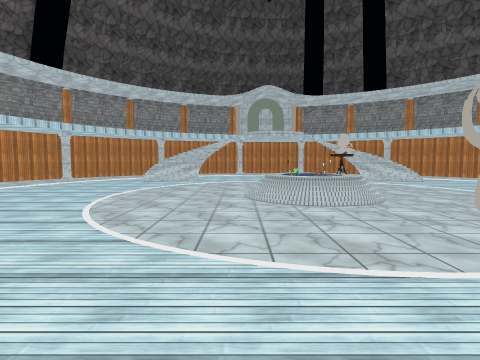
View 1 (above)

15 first-person views from a walk through a scene from a Unity 3-D project. The camera is 1.5 m above the floor, tilts 4° down and sees 80° across. The floor is counted in squares, 2 m on a side. Each view is taken from the middle of a square. On the plan, view 1 faces up. The plan holds only what a view shows up to about 10 squares ahead; the rest is blank. The place goes on beyond the plan. The player character is not drawn. Some surface patterns are stand-ins.

View 2
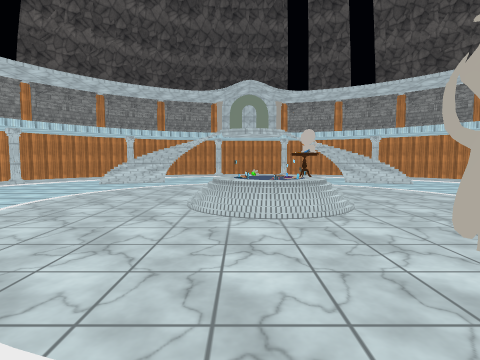

View 3
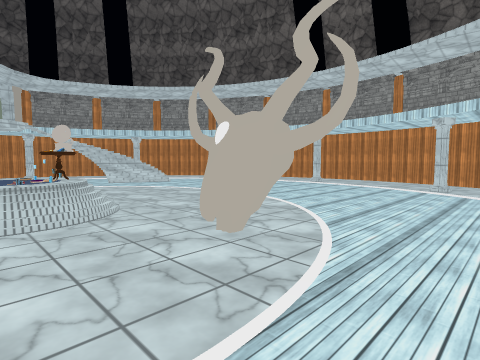

View 4
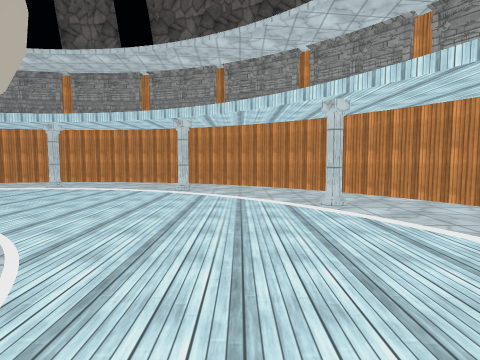

View 5
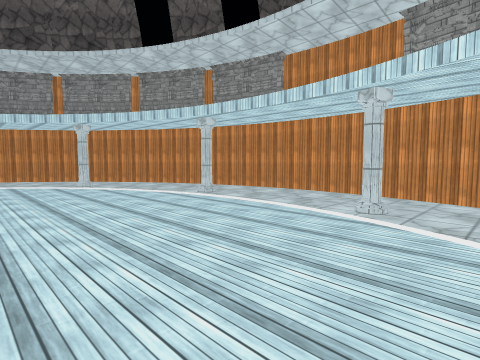

View 6
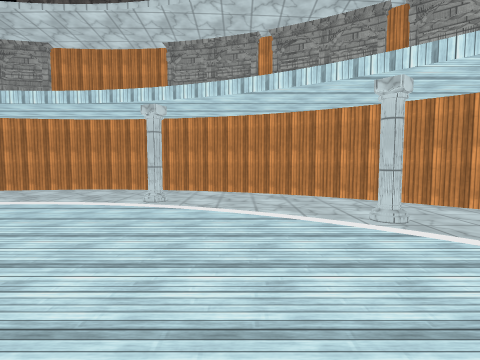

View 7
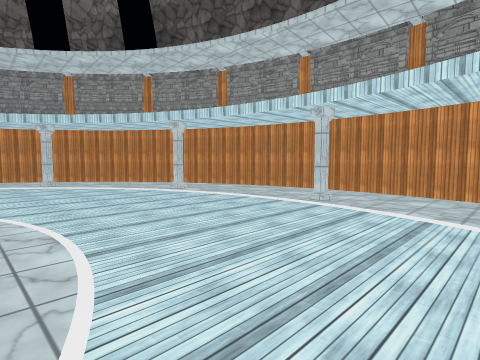

View 8
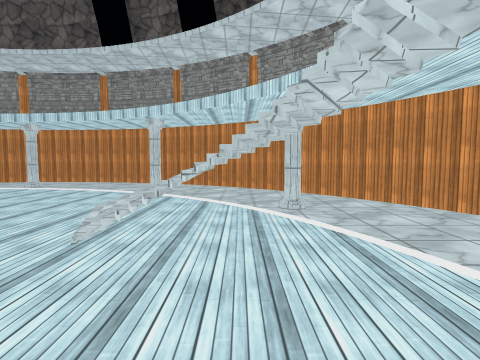

View 9
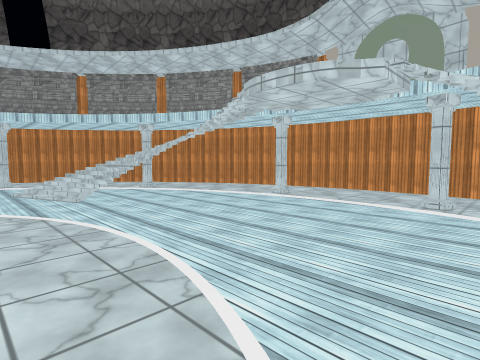

View 10
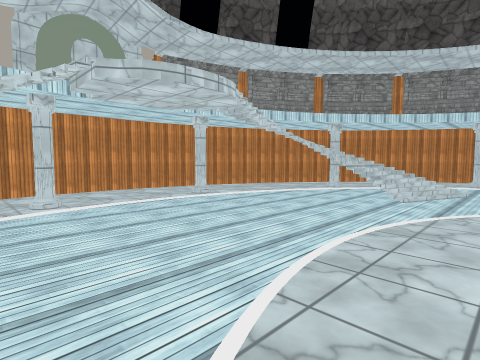

View 11
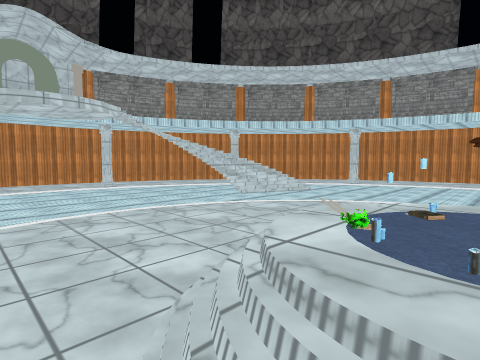

View 12
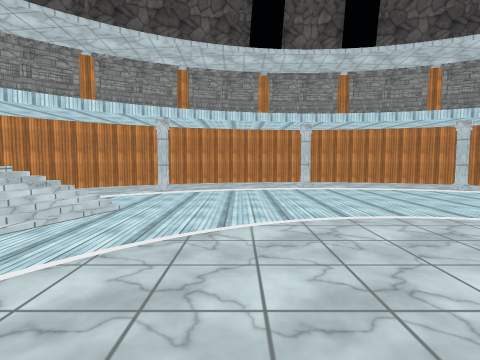

View 13
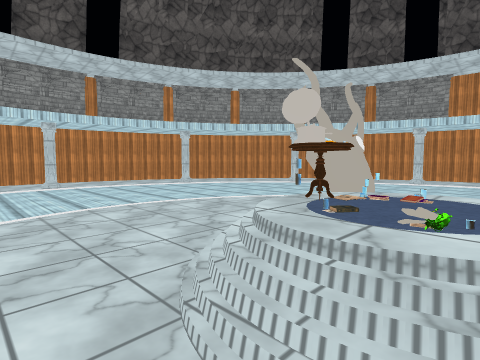

View 14
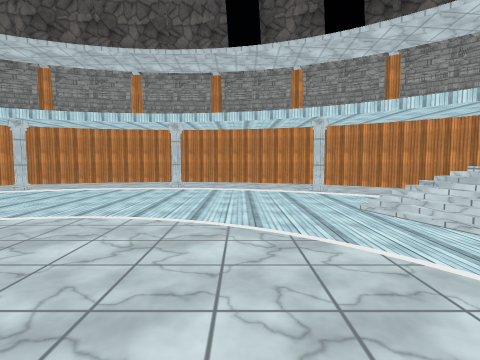

View 15
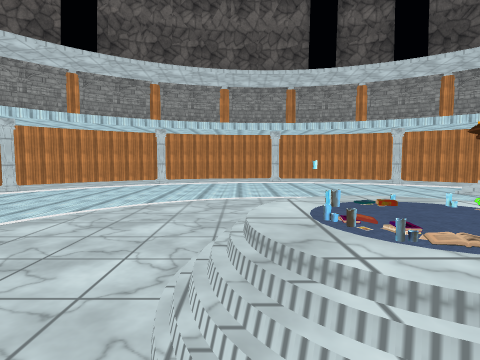

### Floor plan
Key: @ floor where view 1 was taken; # wall or solid block; x gap in a wall; . floor; / step, stairs or slope; C carpet; B books; O other object.
Columns run from 9 left of view 1 to 12 right of it. Each row starts with its distance up from view 1.
 16         ######
 15      ### .... ###
 14    ###...#..#...###
 13   ##.##//..../x #.##
 12  ##...///....// ...##
 11  #....//......//....#
 10 ##.#..//......//..#.##
  9 #....................#
  8 #....................#
  7 #.........CC.........#
  6 #.#.......OCB......#.#
  5 #.........CC.........#
  4 #....................#
  3 #..#........O.....#..#
  2 ##..................##
  1  #..................#
  0  ##......@.........##
 -1   ##.x..........x.##
 -2    ###..#....#..###
 -3      ####....####
 -4         ######

Positions as (right, up) in squares from view 1, and headings:
1: (0, 0), facing up
2: (1, 1), facing up
3: (1, 1), facing up-right
4: (2, 1), facing right
5: (-2, 2), facing down-right
6: (-2, 3), facing down
7: (-2, 9), facing down-left
8: (1, 12), facing left
9: (4, 9), facing up-left
10: (-1, 9), facing up-right
11: (0, 6), facing up-right
12: (2, 8), facing right
13: (1, 8), facing down-right
14: (1, 8), facing left
15: (3, 5), facing left
